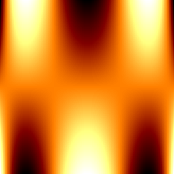
#> input picture python/chebyshev_polynomials/polynomials_chebyshev_2D-img10.png, 174 x 174 px
$ python _png2eps.py ../../chebyshev_polynomials/polynomials_chebyshev_2D-img10.png   (older library calls are emulated)
#> lines starting #> are read from the running program, lines starting #| are printed output that depends on the picture
#!/usr/bin/python

# Convert png to eps

import sys, os
import pylab as plt
import cv2

inputfile = str(sys.argv[1])
img = cv2.imread(inputfile, cv2.CV_LOAD_IMAGE_GRAYSCALE)
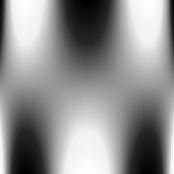
#> img: shape (174, 174); min 0, max 255, mean 142.8

# Custom colormap
cdict = {'red': ((0.0, 0.9, 0.9),
                     (1.0, 0.9, 0.9)),
         'green': ((0.0, 0.9, 0.9),
                     (1.0, 0.0, 0.0)),
         'blue':  ((0.0, 0.0, 0.0),
                     (1.0, 0.0, 0.0))}
#plt.register_cmap(name='YELLOW_RED', data=cdict)
#colormap = plt.get_cmap('YELLOW_RED')
colormap = plt.get_cmap('afmhot')
# [10 lines of commented-out code are left out]

ax = plt.subplot(111)

#plt.imshow(img, cmap=colormap, vmin=lower_color_threshold, vmax=255, interpolation='nearest')
plt.imshow(img, cmap=colormap, vmin=0, vmax=255, interpolation='nearest')
plt.xticks([]), plt.yticks([])
plt.tight_layout()

basename = os.path.splitext(inputfile)[0]

plt.savefig(basename+".eps", pad_inches=0) # eps
plt.close()

$ run again, on python/chebyshev_polynomials/polynomials_chebyshev_2D-img13.png
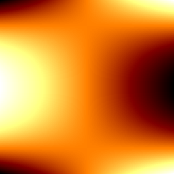
#> input picture python/chebyshev_polynomials/polynomials_chebyshev_2D-img13.png, 174 x 174 px
#> `img = cv2.imread(inputfile, cv2.CV_LOAD_IMAGE_GRAYSCALE)`:
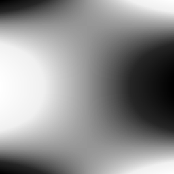
#> img: shape (174, 174); min 0, max 255, mean 143

$ run again, on python/chebyshev_polynomials/polynomials_chebyshev_2D-img14.png
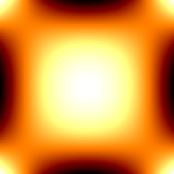
#> input picture python/chebyshev_polynomials/polynomials_chebyshev_2D-img14.png, 174 x 174 px
#> `img = cv2.imread(inputfile, cv2.CV_LOAD_IMAGE_GRAYSCALE)`:
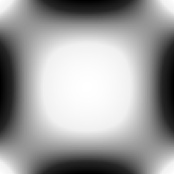
#> img: shape (174, 174); min 0, max 255, mean 158.4

$ run again, on python/chebyshev_polynomials/polynomials_chebyshev_2D-img15.png
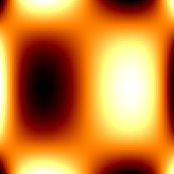
#> input picture python/chebyshev_polynomials/polynomials_chebyshev_2D-img15.png, 174 x 174 px
#> `img = cv2.imread(inputfile, cv2.CV_LOAD_IMAGE_GRAYSCALE)`:
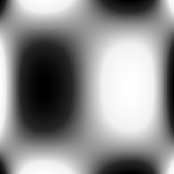
#> img: shape (174, 174); min 0, max 255, mean 141.3
